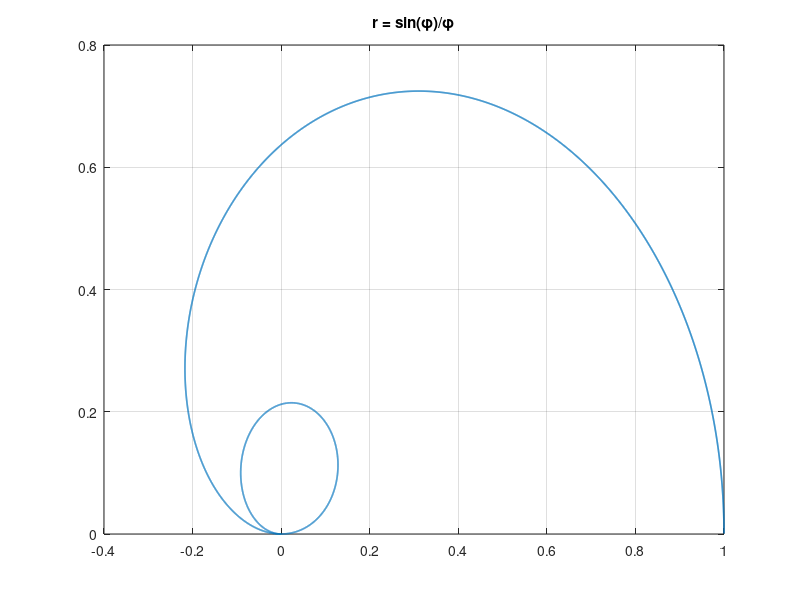

Reproduce this figure in MATLAB.
%%
clear;
x = 0:0.001:0.1;
y = log(sin(pi./x));
plot(x, y, 'LineWidth', 1.2);
grid on;
title ('y = ln(sin(pi/x))');

%%
clear;
phi = 0:0.001:2*pi;
r = sin(phi)./phi;
y = r.*sin(phi);
x = r.*cos(phi);
plot(x, y, 'LineWidth', 1.2);
grid on;
title ('r = sin(φ)/φ');
